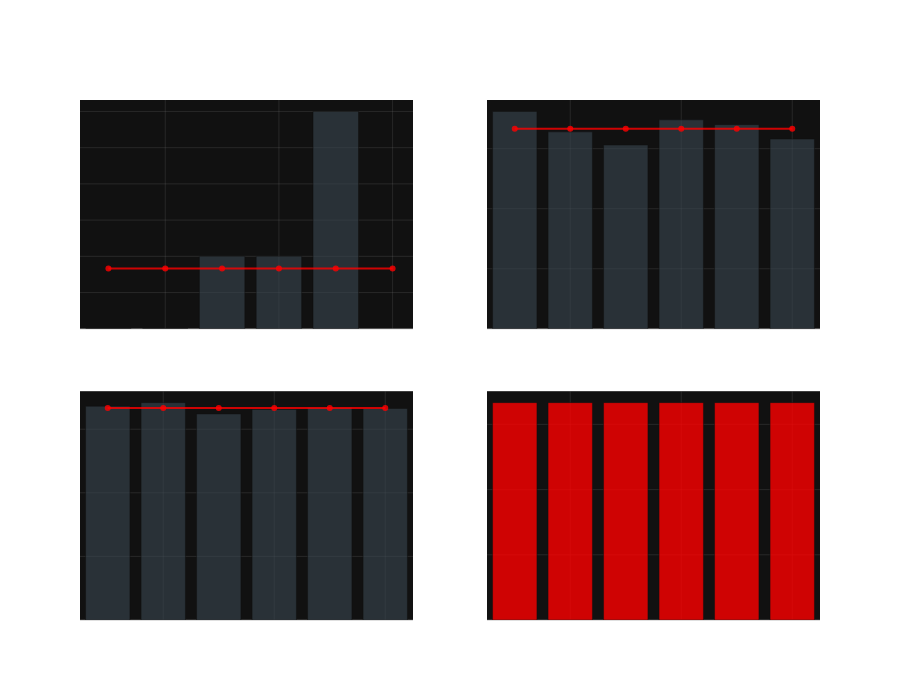

Here is the notebook cell this chart was saved with:
### Markdown cell above
##### <u>Empirical v. Theoretical Distributions</u>

In machine learning and artificial intelligence, we rarely have the theoretical distribution.  That is, when we have random variables say $Y$ a dice roll, $X$ a trading signal, and $Z$ the number of chips in a bag - what governs the randomness of $Y$ is clear, but not $X$ (inflation, interest rates, etc.) and $Z$ (factory scales, factory dispensor, etc.).

So typically we use the empirical distribution, which is just a histogram of observed outcomes.

### Code cell
import numpy as np
import plotly.subplots as sp
import plotly.graph_objects as go

# Set random seed for reproducibility
np.random.seed(42)

# Create subplots
fig = sp.make_subplots(rows=2, cols=2, 
                       subplot_titles=('5 Rolls', '1000 Rolls', '10000 Rolls', 'Theoretical'),
                       vertical_spacing=0.12,
                       horizontal_spacing=0.1)

# Theoretical probability (uniform distribution)
theoretical = np.ones(6) / 6
x_vals = np.arange(1, 7)

# Generate different numbers of rolls
rolls = [5, 1000, 10000]
positions = [(1,1), (1,2), (2,1)]

for rolls_count, pos in zip(rolls, positions):
    # Generate random rolls
    empirical = np.random.randint(1, 7, size=rolls_count)
    
    # Calculate empirical probabilities
    counts = np.bincount(empirical)[1:]
    empirical_prob = counts / rolls_count
    
    # Add bars for empirical distribution
    fig.add_trace(
        go.Bar(x=x_vals, y=empirical_prob, name=f'Empirical ({rolls_count} rolls)',
               marker_color='rgba(58, 71, 80, 0.6)'),
        row=pos[0], col=pos[1]
    )
    
    # Add line for theoretical distribution
    fig.add_trace(
        go.Scatter(x=x_vals, y=theoretical, name='Theoretical',
                  line=dict(color='rgba(255, 0, 0, 0.8)', width=2)),
        row=pos[0], col=pos[1]
    )

# Add theoretical distribution plot
fig.add_trace(
    go.Bar(x=x_vals, y=theoretical, name='Theoretical',
           marker_color='rgba(255, 0, 0, 0.8)'),
    row=2, col=2
)

# Update layout
fig.update_layout(
    height=700,
    showlegend=False,
    template='plotly_dark',
    paper_bgcolor='rgba(0,0,0,0)',
    font=dict(color='white'),
    title_text='Empirical vs Theoretical Dice Roll Distributions',
    title_x=0.5,
    title_font_size=20
)

# Update axes
for i in range(1, 3):
    for j in range(1, 3):
        fig.update_xaxes(title_text='Dice Value', row=i, col=j,
                        showgrid=True, gridwidth=1, gridcolor='rgba(128,128,128,0.2)',
                        zeroline=True, zerolinewidth=1, zerolinecolor='rgba(128,128,128,0.5)')
        fig.update_yaxes(title_text='Probability', row=i, col=j,
                        showgrid=True, gridwidth=1, gridcolor='rgba(128,128,128,0.2)',
                        zeroline=True, zerolinewidth=1, zerolinecolor='rgba(128,128,128,0.5)')

fig.show()

### Figure 1 — Plotly figure (JSON) as saved in the notebook; plotly's stock layout.template omitted (floating-point values rounded to 4 significant figures)
{"data": [{"marker": {"color": "rgba(58, 71, 80, 0.6)"}, "name": "Empirical (5 rolls)", "type": "bar", "x": [1, 2, 3, 4, 5, 6], "xaxis": "x", "y": [0.0, 0.0, 0.2, 0.2, 0.6], "yaxis": "y"}, {"line": {"color": "rgba(255, 0, 0, 0.8)", "width": 2}, "name": "Theoretical", "type": "scatter", "x": [1, 2, 3, 4, 5, 6], "xaxis": "x", "y": [0.1667, 0.1667, 0.1667, 0.1667, 0.1667, 0.1667], "yaxis": "y"}, {"marker": {"color": "rgba(58, 71, 80, 0.6)"}, "name": "Empirical (1000 rolls)", "type": "bar", "x": [1, 2, 3, 4, 5, 6], "xaxis": "x2", "y": [0.181, 0.164, 0.153, 0.174, 0.17, 0.158], "yaxis": "y2"}, {"line": {"color": "rgba(255, 0, 0, 0.8)", "width": 2}, "name": "Theoretical", "type": "scatter", "x": [1, 2, 3, 4, 5, 6], "xaxis": "x2", "y": [0.1667, 0.1667, 0.1667, 0.1667, 0.1667, 0.1667], "yaxis": "y2"}, {"marker": {"color": "rgba(58, 71, 80, 0.6)"}, "name": "Empirical (10000 rolls)", "type": "bar", "x": [1, 2, 3, 4, 5, 6], "xaxis": "x3", "y": [0.1681, 0.1709, 0.162, 0.1656, 0.1671, 0.1663], "yaxis": "y3"}, {"line": {"color": "rgba(255, 0, 0, 0.8)", "width": 2}, "name": "Theoretical", "type": "scatter", "x": [1, 2, 3, 4, 5, 6], "xaxis": "x3", "y": [0.1667, 0.1667, 0.1667, 0.1667, 0.1667, 0.1667], "yaxis": "y3"}, {"marker": {"color": "rgba(255, 0, 0, 0.8)"}, "name": "Theoretical", "type": "bar", "x": [1, 2, 3, 4, 5, 6], "xaxis": "x4", "y": [0.1667, 0.1667, 0.1667, 0.1667, 0.1667, 0.1667], "yaxis": "y4"}], "layout": {"annotations": [{"font": {"size": 16}, "showarrow": false, "text": "5 Rolls", "x": 0.225, "xanchor": "center", "xref": "paper", "y": 1, "yanchor": "bottom", "yref": "paper"}, {"font": {"size": 16}, "showarrow": false, "text": "1000 Rolls", "x": 0.775, "xanchor": "center", "xref": "paper", "y": 1, "yanchor": "bottom", "yref": "paper"}, {"font": {"size": 16}, "showarrow": false, "text": "10000 Rolls", "x": 0.225, "xanchor": "center", "xref": "paper", "y": 0.44, "yanchor": "bottom", "yref": "paper"}, {"font": {"size": 16}, "showarrow": false, "text": "Theoretical", "x": 0.775, "xanchor": "center", "xref": "paper", "y": 0.44, "yanchor": "bottom", "yref": "paper"}], "font": {"color": "white"}, "height": 700, "paper_bgcolor": "rgba(0,0,0,0)", "showlegend": false, "title": {"font": {"size": 20}, "text": "Empirical vs Theoretical Dice Roll Distributions", "x": 0.5}, "xaxis": {"anchor": "y", "domain": [0, 0.45], "gridcolor": "rgba(128,128,128,0.2)", "gridwidth": 1, "showgrid": true, "title": {"text": "Dice Value"}, "zeroline": true, "zerolinecolor": "rgba(128,128,128,0.5)", "zerolinewidth": 1}, "xaxis2": {"anchor": "y2", "domain": [0.55, 1], "gridcolor": "rgba(128,128,128,0.2)", "gridwidth": 1, "showgrid": true, "title": {"text": "Dice Value"}, "zeroline": true, "zerolinecolor": "rgba(128,128,128,0.5)", "zerolinewidth": 1}, "xaxis3": {"anchor": "y3", "domain": [0, 0.45], "gridcolor": "rgba(128,128,128,0.2)", "gridwidth": 1, "showgrid": true, "title": {"text": "Dice Value"}, "zeroline": true, "zerolinecolor": "rgba(128,128,128,0.5)", "zerolinewidth": 1}, "xaxis4": {"anchor": "y4", "domain": [0.55, 1], "gridcolor": "rgba(128,128,128,0.2)", "gridwidth": 1, "showgrid": true, "title": {"text": "Dice Value"}, "zeroline": true, "zerolinecolor": "rgba(128,128,128,0.5)", "zerolinewidth": 1}, "yaxis": {"anchor": "x", "domain": [0.56, 1], "gridcolor": "rgba(128,128,128,0.2)", "gridwidth": 1, "showgrid": true, "title": {"text": "Probability"}, "zeroline": true, "zerolinecolor": "rgba(128,128,128,0.5)", "zerolinewidth": 1}, "yaxis2": {"anchor": "x2", "domain": [0.56, 1], "gridcolor": "rgba(128,128,128,0.2)", "gridwidth": 1, "showgrid": true, "title": {"text": "Probability"}, "zeroline": true, "zerolinecolor": "rgba(128,128,128,0.5)", "zerolinewidth": 1}, "yaxis3": {"anchor": "x3", "domain": [0, 0.44], "gridcolor": "rgba(128,128,128,0.2)", "gridwidth": 1, "showgrid": true, "title": {"text": "Probability"}, "zeroline": true, "zerolinecolor": "rgba(128,128,128,0.5)", "zerolinewidth": 1}, "yaxis4": {"anchor": "x4", "domain": [0, 0.44], "gridcolor": "rgba(128,128,128,0.2)", "gridwidth": 1, "showgrid": true, "title": {"text": "Probability"}, "zeroline": true, "zerolinecolor": "rgba(128,128,128,0.5)", "zerolinewidth": 1}}}
